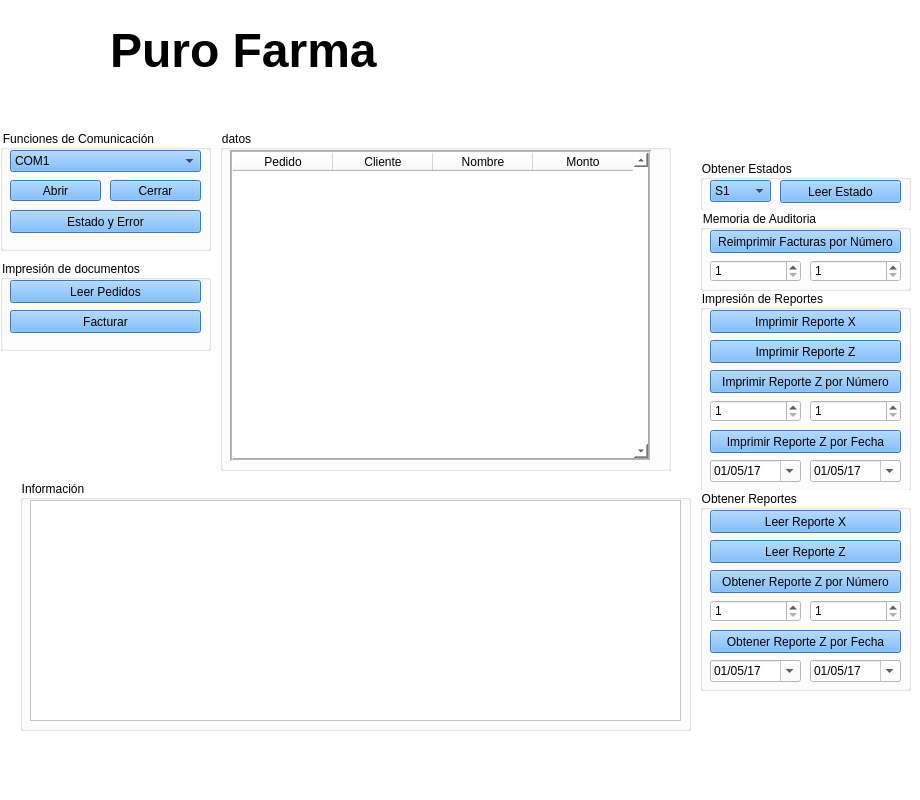
<?xml version="1.0" encoding="UTF-8"?>
<ui version="4.0">
 <class>DemoPython</class>
 <widget class="QMainWindow" name="DemoPython">
  <property name="windowModality">
   <enum>Qt::NonModal</enum>
  </property>
  <property name="geometry">
   <rect>
    <x>0</x>
    <y>0</y>
    <width>920</width>
    <height>800</height>
   </rect>
  </property>
  <property name="minimumSize">
   <size>
    <width>920</width>
    <height>500</height>
   </size>
  </property>
  <property name="maximumSize">
   <size>
    <width>1400</width>
    <height>800</height>
   </size>
  </property>
  <property name="cursor">
   <cursorShape>ArrowCursor</cursorShape>
  </property>
  <property name="windowTitle">
   <string>Puro Farma</string>
  </property>
  <property name="accessibleDescription">
   <string/>
  </property>
  <property name="layoutDirection">
   <enum>Qt::RightToLeft</enum>
  </property>
  <property name="styleSheet">
   <string notr="true">background-color: rgb(255, 255, 255);</string>
  </property>
  <widget class="QWidget" name="centralwidget">
   <property name="maximumSize">
    <size>
     <width>16777215</width>
     <height>16777215</height>
    </size>
   </property>
   <widget class="QGroupBox" name="groupBox1">
    <property name="geometry">
     <rect>
      <x>0</x>
      <y>130</y>
      <width>211</width>
      <height>121</height>
     </rect>
    </property>
    <property name="layoutDirection">
     <enum>Qt::LeftToRight</enum>
    </property>
    <property name="title">
     <string>Funciones de Comunicación</string>
    </property>
    <widget class="QPushButton" name="btnabrir">
     <property name="geometry">
      <rect>
       <x>10</x>
       <y>50</y>
       <width>91</width>
       <height>21</height>
      </rect>
     </property>
     <property name="styleSheet">
      <string notr="true">background-color: rgb(85, 170, 255);</string>
     </property>
     <property name="text">
      <string>Abrir</string>
     </property>
    </widget>
    <widget class="QPushButton" name="btncerrar">
     <property name="geometry">
      <rect>
       <x>110</x>
       <y>50</y>
       <width>91</width>
       <height>21</height>
      </rect>
     </property>
     <property name="styleSheet">
      <string notr="true">background-color: rgb(85, 170, 255);</string>
     </property>
     <property name="text">
      <string>Cerrar</string>
     </property>
    </widget>
    <widget class="QComboBox" name="cmbports">
     <property name="geometry">
      <rect>
       <x>10</x>
       <y>20</y>
       <width>191</width>
       <height>22</height>
      </rect>
     </property>
     <property name="layoutDirection">
      <enum>Qt::LeftToRight</enum>
     </property>
     <property name="styleSheet">
      <string notr="true">background-color: rgb(0, 85, 255);
background-color: rgb(85, 170, 255);</string>
     </property>
     <property name="currentIndex">
      <number>0</number>
     </property>
     <item>
      <property name="text">
       <string>COM1</string>
      </property>
     </item>
     <item>
      <property name="text">
       <string>COM2</string>
      </property>
     </item>
     <item>
      <property name="text">
       <string>COM3</string>
      </property>
     </item>
     <item>
      <property name="text">
       <string>COM4</string>
      </property>
     </item>
     <item>
      <property name="text">
       <string>COM5</string>
      </property>
     </item>
     <item>
      <property name="text">
       <string>COM6</string>
      </property>
     </item>
     <item>
      <property name="text">
       <string>COM7</string>
      </property>
     </item>
     <item>
      <property name="text">
       <string>COM8</string>
      </property>
     </item>
     <item>
      <property name="text">
       <string>COM9</string>
      </property>
     </item>
    </widget>
    <widget class="QPushButton" name="btnestadoerror">
     <property name="geometry">
      <rect>
       <x>10</x>
       <y>80</y>
       <width>191</width>
       <height>23</height>
      </rect>
     </property>
     <property name="styleSheet">
      <string notr="true">background-color: rgb(85, 170, 255);</string>
     </property>
     <property name="text">
      <string>Estado y Error</string>
     </property>
    </widget>
   </widget>
   <widget class="QGroupBox" name="groupBox_4">
    <property name="geometry">
     <rect>
      <x>700</x>
      <y>290</y>
      <width>211</width>
      <height>201</height>
     </rect>
    </property>
    <property name="layoutDirection">
     <enum>Qt::LeftToRight</enum>
    </property>
    <property name="title">
     <string>Impresión de Reportes</string>
    </property>
    <widget class="QPushButton" name="btnimprimirX">
     <property name="geometry">
      <rect>
       <x>10</x>
       <y>20</y>
       <width>191</width>
       <height>23</height>
      </rect>
     </property>
     <property name="styleSheet">
      <string notr="true">background-color: rgb(85, 170, 255);</string>
     </property>
     <property name="text">
      <string>Imprimir Reporte X</string>
     </property>
    </widget>
    <widget class="QPushButton" name="btnimprimirZ">
     <property name="geometry">
      <rect>
       <x>10</x>
       <y>50</y>
       <width>191</width>
       <height>23</height>
      </rect>
     </property>
     <property name="styleSheet">
      <string notr="true">background-color: rgb(85, 170, 255);</string>
     </property>
     <property name="text">
      <string>Imprimir Reporte Z</string>
     </property>
    </widget>
    <widget class="QSpinBox" name="imp_num_ini">
     <property name="geometry">
      <rect>
       <x>10</x>
       <y>110</y>
       <width>91</width>
       <height>22</height>
      </rect>
     </property>
     <property name="minimum">
      <number>1</number>
     </property>
     <property name="maximum">
      <number>999999999</number>
     </property>
    </widget>
    <widget class="QSpinBox" name="imp_num_fin">
     <property name="geometry">
      <rect>
       <x>110</x>
       <y>110</y>
       <width>91</width>
       <height>22</height>
      </rect>
     </property>
     <property name="minimum">
      <number>1</number>
     </property>
     <property name="maximum">
      <number>999999999</number>
     </property>
    </widget>
    <widget class="QPushButton" name="btnZnumero_imp">
     <property name="geometry">
      <rect>
       <x>10</x>
       <y>80</y>
       <width>191</width>
       <height>23</height>
      </rect>
     </property>
     <property name="styleSheet">
      <string notr="true">background-color: rgb(85, 170, 255);</string>
     </property>
     <property name="text">
      <string>Imprimir Reporte Z por Número</string>
     </property>
    </widget>
    <widget class="QPushButton" name="btnZfecha_imp">
     <property name="geometry">
      <rect>
       <x>10</x>
       <y>140</y>
       <width>191</width>
       <height>23</height>
      </rect>
     </property>
     <property name="styleSheet">
      <string notr="true">background-color: rgb(85, 170, 255);</string>
     </property>
     <property name="text">
      <string>Imprimir Reporte Z por Fecha</string>
     </property>
    </widget>
    <widget class="QDateEdit" name="imp_date_ini">
     <property name="geometry">
      <rect>
       <x>10</x>
       <y>170</y>
       <width>91</width>
       <height>22</height>
      </rect>
     </property>
     <property name="date">
      <date>
       <year>2017</year>
       <month>5</month>
       <day>1</day>
      </date>
     </property>
     <property name="currentSection">
      <enum>QDateTimeEdit::DaySection</enum>
     </property>
     <property name="displayFormat">
      <string>dd/MM/yy</string>
     </property>
     <property name="calendarPopup">
      <bool>true</bool>
     </property>
    </widget>
    <widget class="QDateEdit" name="imp_date_fin">
     <property name="geometry">
      <rect>
       <x>110</x>
       <y>170</y>
       <width>91</width>
       <height>22</height>
      </rect>
     </property>
     <property name="date">
      <date>
       <year>2017</year>
       <month>5</month>
       <day>1</day>
      </date>
     </property>
     <property name="displayFormat">
      <string>dd/MM/yy</string>
     </property>
     <property name="calendarPopup">
      <bool>true</bool>
     </property>
    </widget>
   </widget>
   <widget class="QGroupBox" name="groupBox_5">
    <property name="geometry">
     <rect>
      <x>0</x>
      <y>260</y>
      <width>211</width>
      <height>91</height>
     </rect>
    </property>
    <property name="layoutDirection">
     <enum>Qt::LeftToRight</enum>
    </property>
    <property name="title">
     <string>Impresión de documentos</string>
    </property>
    <widget class="QPushButton" name="btnListado">
     <property name="geometry">
      <rect>
       <x>10</x>
       <y>20</y>
       <width>191</width>
       <height>23</height>
      </rect>
     </property>
     <property name="styleSheet">
      <string notr="true">background-color: rgb(85, 170, 255);</string>
     </property>
     <property name="text">
      <string>Leer Pedidos</string>
     </property>
    </widget>
    <widget class="QPushButton" name="btnImprimir">
     <property name="geometry">
      <rect>
       <x>10</x>
       <y>50</y>
       <width>191</width>
       <height>23</height>
      </rect>
     </property>
     <property name="styleSheet">
      <string notr="true">background-color: rgb(85, 170, 255);</string>
     </property>
     <property name="text">
      <string>Facturar</string>
     </property>
    </widget>
   </widget>
   <widget class="QGroupBox" name="groupBox_3">
    <property name="geometry">
     <rect>
      <x>700</x>
      <y>160</y>
      <width>211</width>
      <height>51</height>
     </rect>
    </property>
    <property name="layoutDirection">
     <enum>Qt::LeftToRight</enum>
    </property>
    <property name="title">
     <string>Obtener Estados </string>
    </property>
    <widget class="QPushButton" name="btnestado">
     <property name="geometry">
      <rect>
       <x>80</x>
       <y>20</y>
       <width>121</width>
       <height>23</height>
      </rect>
     </property>
     <property name="styleSheet">
      <string notr="true">background-color: rgb(85, 170, 255);</string>
     </property>
     <property name="text">
      <string>Leer Estado</string>
     </property>
    </widget>
    <widget class="QComboBox" name="cmbestado">
     <property name="geometry">
      <rect>
       <x>10</x>
       <y>20</y>
       <width>61</width>
       <height>22</height>
      </rect>
     </property>
     <property name="layoutDirection">
      <enum>Qt::LeftToRight</enum>
     </property>
     <property name="styleSheet">
      <string notr="true">background-color: rgb(85, 170, 255);</string>
     </property>
     <item>
      <property name="text">
       <string>S1</string>
      </property>
     </item>
     <item>
      <property name="text">
       <string>S2</string>
      </property>
     </item>
     <item>
      <property name="text">
       <string>S3</string>
      </property>
     </item>
     <item>
      <property name="text">
       <string>S4</string>
      </property>
     </item>
     <item>
      <property name="text">
       <string>S5</string>
      </property>
     </item>
     <item>
      <property name="text">
       <string>S6</string>
      </property>
     </item>
    </widget>
   </widget>
   <widget class="QGroupBox" name="groupBox_6">
    <property name="geometry">
     <rect>
      <x>700</x>
      <y>490</y>
      <width>211</width>
      <height>201</height>
     </rect>
    </property>
    <property name="layoutDirection">
     <enum>Qt::LeftToRight</enum>
    </property>
    <property name="title">
     <string>Obtener Reportes </string>
    </property>
    <widget class="QSpinBox" name="obt_num_ini">
     <property name="geometry">
      <rect>
       <x>10</x>
       <y>110</y>
       <width>91</width>
       <height>22</height>
      </rect>
     </property>
     <property name="minimum">
      <number>1</number>
     </property>
     <property name="maximum">
      <number>9999</number>
     </property>
    </widget>
    <widget class="QSpinBox" name="obt_num_fin">
     <property name="geometry">
      <rect>
       <x>110</x>
       <y>110</y>
       <width>91</width>
       <height>22</height>
      </rect>
     </property>
     <property name="minimum">
      <number>1</number>
     </property>
     <property name="maximum">
      <number>9999</number>
     </property>
    </widget>
    <widget class="QPushButton" name="btnZnumero_obt">
     <property name="geometry">
      <rect>
       <x>10</x>
       <y>80</y>
       <width>191</width>
       <height>23</height>
      </rect>
     </property>
     <property name="styleSheet">
      <string notr="true">background-color: rgb(85, 170, 255);</string>
     </property>
     <property name="text">
      <string>Obtener Reporte Z por Número</string>
     </property>
    </widget>
    <widget class="QDateEdit" name="obt_date_fin">
     <property name="geometry">
      <rect>
       <x>110</x>
       <y>170</y>
       <width>91</width>
       <height>22</height>
      </rect>
     </property>
     <property name="date">
      <date>
       <year>2017</year>
       <month>5</month>
       <day>1</day>
      </date>
     </property>
     <property name="displayFormat">
      <string>dd/MM/yy</string>
     </property>
     <property name="calendarPopup">
      <bool>true</bool>
     </property>
    </widget>
    <widget class="QPushButton" name="btnZfecha_obt">
     <property name="geometry">
      <rect>
       <x>10</x>
       <y>140</y>
       <width>191</width>
       <height>23</height>
      </rect>
     </property>
     <property name="styleSheet">
      <string notr="true">background-color: rgb(85, 170, 255);</string>
     </property>
     <property name="text">
      <string>Obtener Reporte Z por Fecha</string>
     </property>
    </widget>
    <widget class="QDateEdit" name="obt_date_ini">
     <property name="geometry">
      <rect>
       <x>10</x>
       <y>170</y>
       <width>91</width>
       <height>22</height>
      </rect>
     </property>
     <property name="date">
      <date>
       <year>2017</year>
       <month>5</month>
       <day>1</day>
      </date>
     </property>
     <property name="currentSection">
      <enum>QDateTimeEdit::DaySection</enum>
     </property>
     <property name="displayFormat">
      <string>dd/MM/yy</string>
     </property>
     <property name="calendarPopup">
      <bool>true</bool>
     </property>
    </widget>
    <widget class="QPushButton" name="btnleerX">
     <property name="geometry">
      <rect>
       <x>10</x>
       <y>20</y>
       <width>191</width>
       <height>23</height>
      </rect>
     </property>
     <property name="styleSheet">
      <string notr="true">background-color: rgb(85, 170, 255);</string>
     </property>
     <property name="text">
      <string>Leer Reporte X</string>
     </property>
    </widget>
    <widget class="QPushButton" name="btnleerZ">
     <property name="geometry">
      <rect>
       <x>10</x>
       <y>50</y>
       <width>191</width>
       <height>23</height>
      </rect>
     </property>
     <property name="styleSheet">
      <string notr="true">background-color: rgb(85, 170, 255);</string>
     </property>
     <property name="text">
      <string>Leer Reporte Z</string>
     </property>
    </widget>
   </widget>
   <widget class="QLabel" name="label_2">
    <property name="geometry">
     <rect>
      <x>110</x>
      <y>0</y>
      <width>381</width>
      <height>101</height>
     </rect>
    </property>
    <property name="text">
     <string>&lt;html&gt;&lt;head/&gt;&lt;body&gt;&lt;p&gt;&lt;span style=&quot; font-size:36pt; font-weight:600;&quot;&gt;Puro Farma&lt;/span&gt;&lt;/p&gt;&lt;/body&gt;&lt;/html&gt;</string>
    </property>
   </widget>
   <widget class="QGroupBox" name="groupBox_7">
    <property name="geometry">
     <rect>
      <x>700</x>
      <y>210</y>
      <width>211</width>
      <height>81</height>
     </rect>
    </property>
    <property name="layoutDirection">
     <enum>Qt::LeftToRight</enum>
    </property>
    <property name="title">
     <string>Memoria de Auditoria</string>
    </property>
    <widget class="QSpinBox" name="reimp_fin">
     <property name="geometry">
      <rect>
       <x>110</x>
       <y>50</y>
       <width>91</width>
       <height>22</height>
      </rect>
     </property>
     <property name="minimum">
      <number>1</number>
     </property>
     <property name="maximum">
      <number>999999999</number>
     </property>
    </widget>
    <widget class="QPushButton" name="btnreipmFact_numero">
     <property name="geometry">
      <rect>
       <x>10</x>
       <y>20</y>
       <width>191</width>
       <height>23</height>
      </rect>
     </property>
     <property name="styleSheet">
      <string notr="true">background-color: rgb(85, 170, 255);</string>
     </property>
     <property name="text">
      <string>Reimprimir Facturas por Número</string>
     </property>
    </widget>
    <widget class="QSpinBox" name="reimp_ini">
     <property name="geometry">
      <rect>
       <x>10</x>
       <y>50</y>
       <width>91</width>
       <height>22</height>
      </rect>
     </property>
     <property name="minimum">
      <number>1</number>
     </property>
     <property name="maximum">
      <number>999999999</number>
     </property>
    </widget>
   </widget>
   <widget class="QGroupBox" name="groupBox_8">
    <property name="geometry">
     <rect>
      <x>220</x>
      <y>130</y>
      <width>451</width>
      <height>341</height>
     </rect>
    </property>
    <property name="layoutDirection">
     <enum>Qt::LeftToRight</enum>
    </property>
    <property name="title">
     <string>datos</string>
    </property>
    <widget class="QTableWidget" name="tablaRegistro">
     <property name="geometry">
      <rect>
       <x>10</x>
       <y>20</y>
       <width>421</width>
       <height>311</height>
      </rect>
     </property>
     <property name="frameShape">
      <enum>QFrame::Box</enum>
     </property>
     <property name="frameShadow">
      <enum>QFrame::Sunken</enum>
     </property>
     <property name="midLineWidth">
      <number>1</number>
     </property>
     <property name="verticalScrollBarPolicy">
      <enum>Qt::ScrollBarAlwaysOn</enum>
     </property>
     <property name="editTriggers">
      <set>QAbstractItemView::CurrentChanged|QAbstractItemView::SelectedClicked</set>
     </property>
     <property name="tabKeyNavigation">
      <bool>false</bool>
     </property>
     <property name="showDropIndicator" stdset="0">
      <bool>false</bool>
     </property>
     <property name="dragDropOverwriteMode">
      <bool>false</bool>
     </property>
     <property name="alternatingRowColors">
      <bool>true</bool>
     </property>
     <property name="selectionMode">
      <enum>QAbstractItemView::SingleSelection</enum>
     </property>
     <property name="selectionBehavior">
      <enum>QAbstractItemView::SelectRows</enum>
     </property>
     <property name="sortingEnabled">
      <bool>false</bool>
     </property>
     <attribute name="horizontalHeaderVisible">
      <bool>true</bool>
     </attribute>
     <attribute name="horizontalHeaderCascadingSectionResizes">
      <bool>true</bool>
     </attribute>
     <attribute name="verticalHeaderVisible">
      <bool>false</bool>
     </attribute>
     <column>
      <property name="text">
       <string>Pedido</string>
      </property>
     </column>
     <column>
      <property name="text">
       <string>Cliente</string>
      </property>
     </column>
     <column>
      <property name="text">
       <string>Nombre</string>
      </property>
     </column>
     <column>
      <property name="text">
       <string>Monto</string>
      </property>
     </column>
    </widget>
   </widget>
   <widget class="QGroupBox" name="groupBox">
    <property name="geometry">
     <rect>
      <x>20</x>
      <y>480</y>
      <width>671</width>
      <height>251</height>
     </rect>
    </property>
    <property name="layoutDirection">
     <enum>Qt::LeftToRight</enum>
    </property>
    <property name="title">
     <string>Información</string>
    </property>
    <widget class="QTextEdit" name="txt_informacion">
     <property name="geometry">
      <rect>
       <x>10</x>
       <y>20</y>
       <width>651</width>
       <height>221</height>
      </rect>
     </property>
     <property name="font">
      <font>
       <pointsize>10</pointsize>
      </font>
     </property>
     <property name="textInteractionFlags">
      <set>Qt::TextSelectableByMouse</set>
     </property>
    </widget>
   </widget>
   <widget class="QLabel" name="label_3">
    <property name="geometry">
     <rect>
      <x>10</x>
      <y>10</y>
      <width>81</width>
      <height>81</height>
     </rect>
    </property>
    <property name="text">
     <string/>
    </property>
    <property name="pixmap">
     <pixmap>logo.png</pixmap>
    </property>
    <property name="scaledContents">
     <bool>false</bool>
    </property>
   </widget>
  </widget>
 </widget>
 <resources/>
 <connections/>
</ui>
